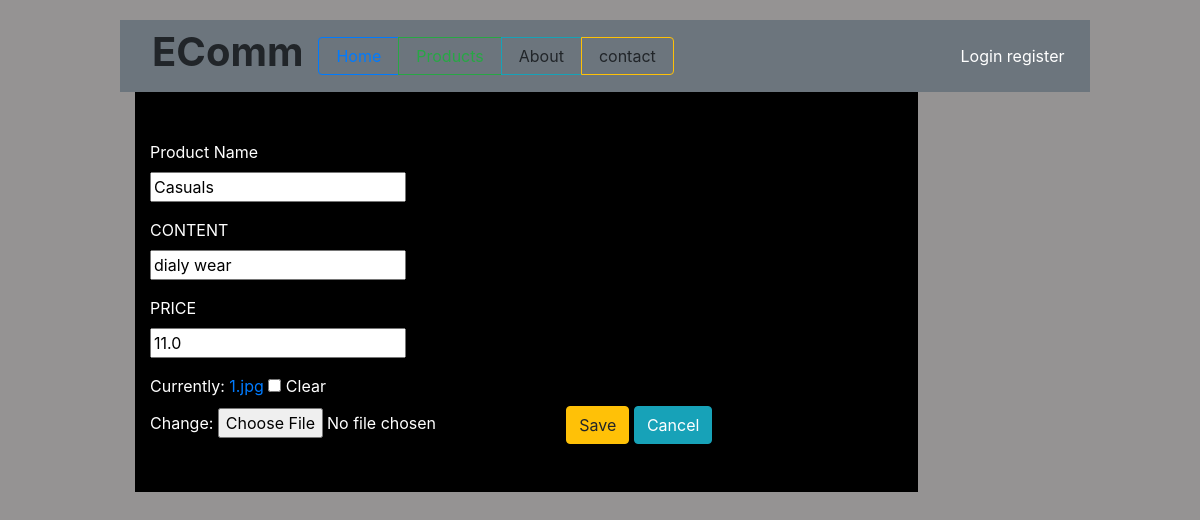
The app's page /update/16/ with its own data.
### ecomm/models.py (models this page shows, shortened)
class Product(models.Model):
    product_name=models.CharField(max_length=200,null=True)
    image= models.ImageField(null=True,blank=True)
    description=models.CharField(max_length=200,null=True,blank=True)
    price=models.FloatField(null=True)

### ecomm/views.py (the view)
# urls.py: path('update/<int:id>/',views.updateProd, name='update'),
def updateProd(request,id):
    product=Product.objects.get(id=id)
    form=CreateProductForm(instance=product)
    if request.method =='POST':
        form=CreateProductForm(request.POST,instance=product)
        if form.is_valid():
            form.save()
            return redirect('products')
    context={'form':form}
    return render(request,'ecomm/createProd.html',context)

### ecomm/forms.py
class CreateProductForm(forms.ModelForm):
    class Meta:
        model = Product
        fields ='__all__'

### ecomm/templates/ecomm/createProd.html (shortened to what this page needs)
{% extends 'home.html'%}
{% block content %}
<div >
      <div class="col-10" style="background-color:black;color:white;">
        <br>
        <form action='' method="POST"  enctype="multipart/form-data" >
          <br>
          <label>Product Name</label> <p id ="">  {{ form.product_name}} </p>
            <label> CONTENT</label><p id ="" style="width:100%;"> {{ form.description}}</p>
                <label>PRICE</label><p id ="">   {{ form.price}}  </p>
                {{ form.image}}
          <button type="submit"  class="btn btn-warning" >Save</button>
          <a href="{% url 'products' %}" class="btn btn-info">Cancel</a>
                </form>
   <br><br>
      </div>
    </div>
{% endblock %}

### static/styles/style.css (style rules this page uses)
body { background-color:rgb(149, 147, 147); width:90%; margin: 20px; border-width: 20px; padding-left: 100px; padding-right: 10px; align-items: center; }

### records on screen
Product: product_name "Casuals", description "dialy wear", price "11.0"
